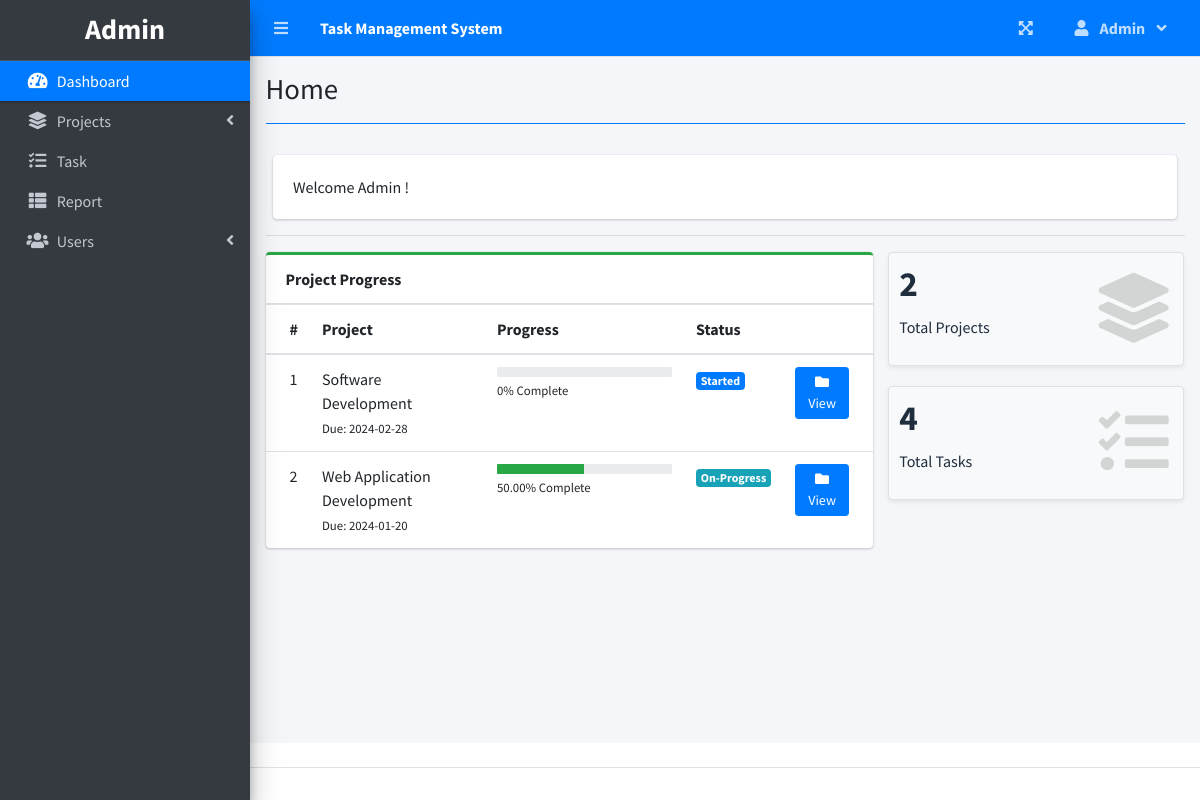
The page / (signed in) on the database its author committed.
### tables this page shows
CREATE TABLE `project_list` (
  `id` int(30) NOT NULL,
  `name` varchar(200) NOT NULL,
  `description` text NOT NULL,
  `status` tinyint(2) NOT NULL,
  `start_date` date NOT NULL,
  `end_date` date NOT NULL,
  `manager_id` int(30) NOT NULL,
  `user_ids` text NOT NULL,
  `date_created` datetime NOT NULL DEFAULT current_timestamp()
);

### home.php (the view, shortened to what this page needs)
<?php include('db_connect.php') ?>
 <div class="col-12">
          <div class="card">
            <div class="card-body">
              Welcome <?php echo $_SESSION['login_name'] ?>!
            </div>
          </div>
  </div>
  <hr>
  <?php
     $where2 = "";
    ?>
      <div class="row">
        <div class="col-md-8">
        <div class="card card-outline card-success">
          <div class="card-header">
            <b>Project Progress</b>
          </div>
          <div class="card-body p-0">
            <div class="table-responsive">
              <table class="table m-0 table-hover">
                <colgroup>
                  <col width="5%">
                  <col width="30%">
                  <col width="35%">
                  <col width="15%">
                  <col width="15%">
                </colgroup>
                <thead>
                  <th>#</th>
                  <th>Project</th>
                  <th>Progress</th>
                  <th>Status</th>
                  <th></th>
                </thead>
                <tbody>
                <?php
                $i = 1;
                $stat = array("Pending","Started","On-Progress","On-Hold","Over Due","Done");
                $where = "";
                $qry = $conn->query("SELECT * FROM project_list $where order by name asc");
                while($row= $qry->fetch_assoc()):
                $tprog = $conn->query("SELECT * FROM task_list where project_id = {$row['id']}")->num_rows;
                $cprog = $conn->query("SELECT * FROM task_list where project_id = {$row['id']} and status = 3")->num_rows;
                $prog = $tprog > 0 ? ($cprog/$tprog) * 100 : 0;
                $prog = $prog > 0 ?  number_format($prog,2) : $prog;
                $prod = $conn->query("SELECT * FROM user_productivity where project_id = {$row['id']}")->num_rows;
                if($row['status'] == 0 && strtotime(date('Y-m-d')) >= strtotime($row['start_date'])):
                if($prod  > 0  || $cprog > 0)
                  $row['status'] = 2;
                else
                  $row['status'] = 1;
                elseif($row['status'] == 0 && strtotime(date('Y-m-d')) > strtotime($row['end_date'])):
                $row['status'] = 4;
                endif;
                  ?>
                  <tr>
                      <td>
                         <?php echo $i++ ?>
                      </td>
                      <td>
                          <a>
                              <?php echo ucwords($row['name']) ?>
                          </a>
                          <br>
                          <small>
                              Due: <?php echo date("Y-m-d",strtotime($row['end_date'])) ?>
                          </small>
                      </td>
                      <td class="project_progress">
                          <div class="progress progress-sm">
                              <div class="progress-bar bg-green" role="progressbar" aria-valuenow="57" aria-valuemin="0" aria-valuemax="100" style="width: <?php echo $prog ?>%">
                              </div>
                          </div>
                          <small>
                              <?php echo $prog ?>% Complete
                          </small>
                      </td>
                      <td class="project-state">
                          <?php
                            if($stat[$row['status']] =='Pending'){
                              echo "<span class='badge badge-secondary'>{$stat[$row['status']]}</span>";
                            }elseif($stat[$row['status']] =='Started'){
                              echo "<span class='badge badge-primary'>{$stat[$row['status']]}</span>";
                            }elseif($stat[$row['status']] =='On-Progress'){
                              echo "<span class='badge badge-info'>{$stat[$row['status']]}</span>";
                            }elseif($stat[$row['status']] =='On-Hold'){
                              echo "<span class='badge badge-warning'>{$stat[$row['status']]}</span>";
                            }elseif($stat[$row['status']] =='Over Due'){
                              echo "<span class='badge badge-danger'>{$stat[$row['status']]}</span>";
                            }elseif($stat[$row['status']] =='Done'){
                              echo "<span class='badge badge-success'>{$stat[$row['status']]}</span>";
                            }
                          ?>
                      </td>
                      <td>
                        <a class="btn btn-primary btn-sm" href="./index.php?page=view_project&id=<?php echo $row['id'] ?>">
                              <i class="fas fa-folder">
                              </i>
                              View
                        </a>
                      </td>
                  </tr>
                <?php endwhile; ?>
                </tbody>
              </table>
            </div>
          </div>
        </div>
        </div>
        <div class="col-md-4">
          <div class="row">
          <div class="col-12 col-sm-6 col-md-12">
            <div class="small-box bg-light shadow-sm border">
              <div class="inner">
                <h3><?php echo $conn->query("SELECT * FROM project_list $where")->num_rows; ?></h3>
                <p>Total Projects</p>
              </div>
              <div class="icon">
                <i class="fa fa-layer-group"></i>
              </div>
            </div>
          </div>
           <div class="col-12 col-sm-6 col-md-12">
            <div class="small-box bg-light shadow-sm border">
              <div class="inner">
                <h3><?php echo $conn->query("SELECT t.*,p.name as pname,p.start_date,p.status as pstatus, p.end_date,p.id as pid FROM task_list t inner join project_list p on p.id = t.project_id $where2")->num_rows; ?></h3>
                <p>Total Tasks</p>
              </div>
              <div class="icon">
                <i class="fa fa-tasks"></i>
              </div>
            </div>
          </div>
      </div>
        </div>
      </div>

### rows shown on the page
project_list: name "Software Development", end_date "2024-02-28", prog "0", status "Started"
project_list: name "Web Application Development", end_date "2024-01-20", prog "50.00", manager "On-Progress"

### other values the page prints
$_SESSION['system']['name'] "Task Management System"
$_SESSION['login_firstname'] "Admin"
$_SESSION['login_name'] "Admin"
$title "Home"
$conn->query("SELECT * FROM project_list $where")->num_rows "2"
